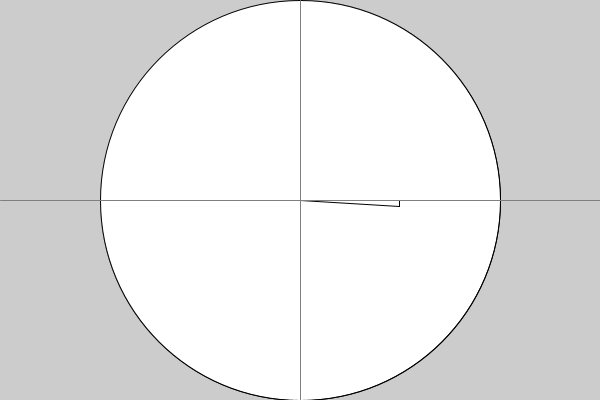
Frame 1 (no input)
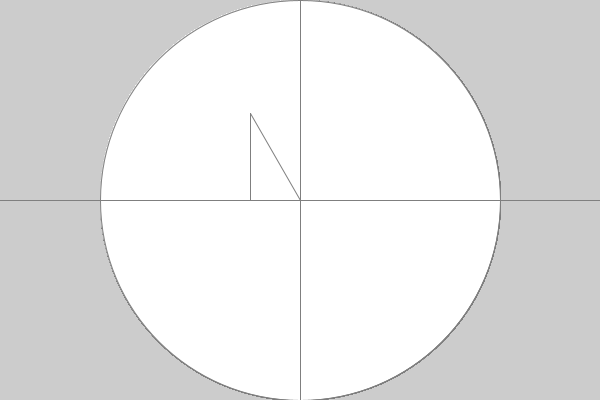
Frame 60 (the mouse pressed at the canvas centre just before this capture)
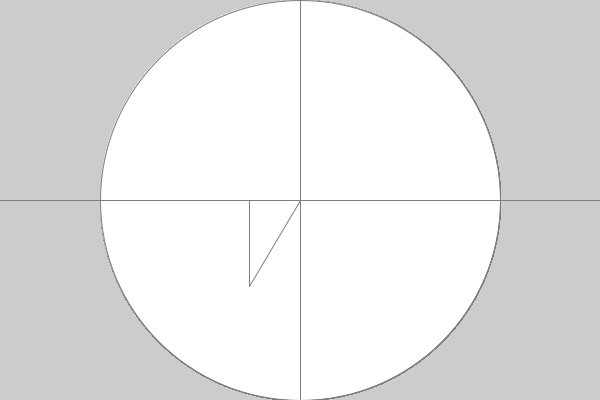
Frame 120 (the mouse held since frame 60 and released just before this capture)

The Processing sketch that drew these frames (run headless with seeded random() and noise(); from frame 60 on, the mouse is pressed at the canvas centre):

// Processing sketch: goniometrix
// ── goniometrix.pde
float angle = 0;
float div = 90; // how many divisions of TWO_PI we use in calculation
float nrUnitPixels = height; // nr of pixels of radius of unit circle

void drawAxis() {
  stroke(127);
  line(0, height/2, width, height/2); // X
  line(width/2, 0, width/2, height); // Y
}

void drawUnitCircle() {
  color(255);
  ellipse(width/2, height/2, height, height);
  point(width/2, height/2);
}

void drawVector() {
  color(255, 0, 0);
  line(width/2, 
      height/2, 
      width/2 + nrUnitPixels * cos(angle), 
      height/2 + nrUnitPixels * sin(angle)
    );
}

void drawOrthos() {
  color(0, 255, 0);
  line(width/2 + nrUnitPixels * cos(angle), 
      height/2, 
      width/2 + nrUnitPixels * cos(angle), 
      height/2 + nrUnitPixels * sin(angle)); // sine-projection X-axis
  // TODO: cosine-projection on Y-axis
}

void setup() {
  size(600, 400);
  frameRate(20);
  drawUnitCircle();
}

void draw() {
  angle += TWO_PI/div;
  
  clear();

  drawUnitCircle();
  drawVector();
  drawOrthos();
  drawAxis();
}
